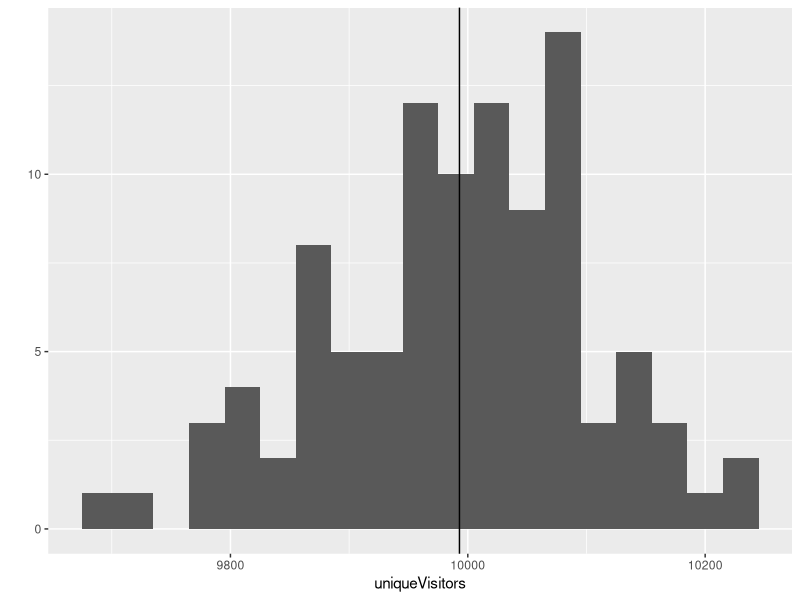

Source code (R):
## ---- chunk 1
require(ggplot2)
uniqueVisitors <- rpois(100, 10000)
qplot(uniqueVisitors, binwidth=30) + geom_vline(xintercept = mean(uniqueVisitors))
